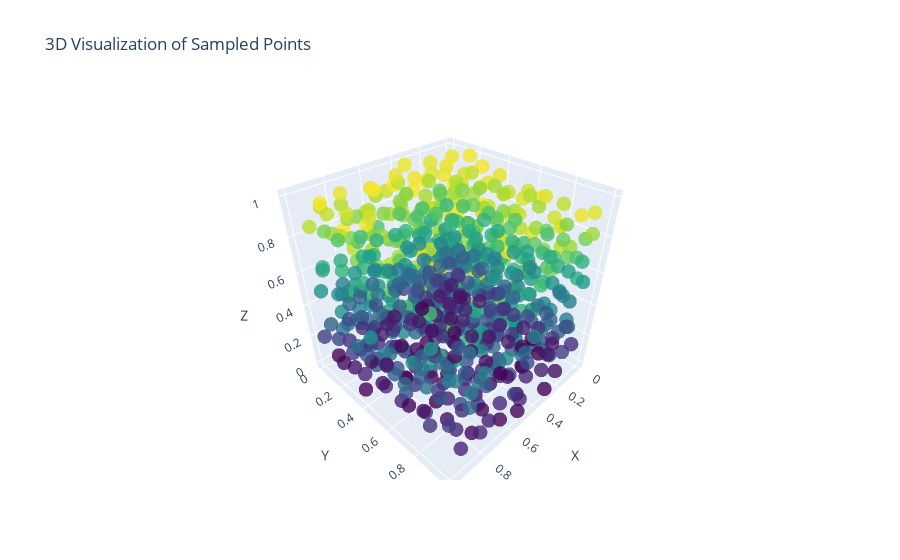

The notebook cell saved with this chart:
### Code cell
import torch
from scipy.stats import qmc
from pytorch3d.renderer.cameras import look_at_view_transform

DISTANCE_TO_OBJ = 3.0

import plotly.graph_objects as go

def sample_camera_params_with_visualization(
    poisson_r: float, num_samples: int
):
    engine = qmc.PoissonDisk(d=3, radius=poisson_r, hypersphere="surface", ncandidates=8)
    positions = torch.tensor(engine.random(num_samples), dtype=torch.float32)
    x, y, z = positions[:, 0], positions[:, 1], positions[:, 2]
    
    # Create a 3D scatter plot
    fig = go.Figure(data=go.Scatter3d(
        x=x.numpy(),
        y=y.numpy(),
        z=z.numpy(),
        mode='markers',
        marker=dict(
            size=5,
            color=z.numpy(),  # Color by z-coordinate
            colorscale='Viridis',
            opacity=0.8
        )
    ))
    fig.update_layout(
        scene=dict(
            xaxis_title='X',
            yaxis_title='Y',
            zaxis_title='Z'
        ),
        title="3D Visualization of Sampled Points"
    )
    fig.show()
    
    dist = torch.norm(positions, dim=1) * DISTANCE_TO_OBJ
    elev = torch.asin(y / dist) * 180 / torch.pi
    azim = torch.atan2(x, z) * 180 / torch.pi
    R, T = look_at_view_transform(dist, elev, azim)
    return R, T

# Example usage
poisson_r = 0.1
num_samples = 1000
sample_camera_params_with_visualization(poisson_r, num_samples)

### Figure 1 — Plotly figure (JSON) as saved in the notebook; plotly's stock layout.template omitted (floating-point values rounded to 4 significant figures; data arrays with more than 128 entries replaced by an {"elided": "..."} marker saying what was removed)
{"data": [{"marker": {"color": {"elided": "697 float values"}, "colorscale": [[0, "#440154"], [0.1111, "#482878"], [0.2222, "#3e4989"], [0.3333, "#31688e"], [0.4444, "#26828e"], [0.5556, "#1f9e89"], [0.6667, "#35b779"], [0.7778, "#6ece58"], [0.8889, "#b5de2b"], [1, "#fde725"]], "opacity": 0.8, "size": 5}, "mode": "markers", "type": "scatter3d", "x": {"elided": "697 float values"}, "y": {"elided": "697 float values"}, "z": {"elided": "697 float values"}}], "layout": {"scene": {"xaxis": {"title": {"text": "X"}}, "yaxis": {"title": {"text": "Y"}}, "zaxis": {"title": {"text": "Z"}}}, "title": {"text": "3D Visualization of Sampled Points"}}}
